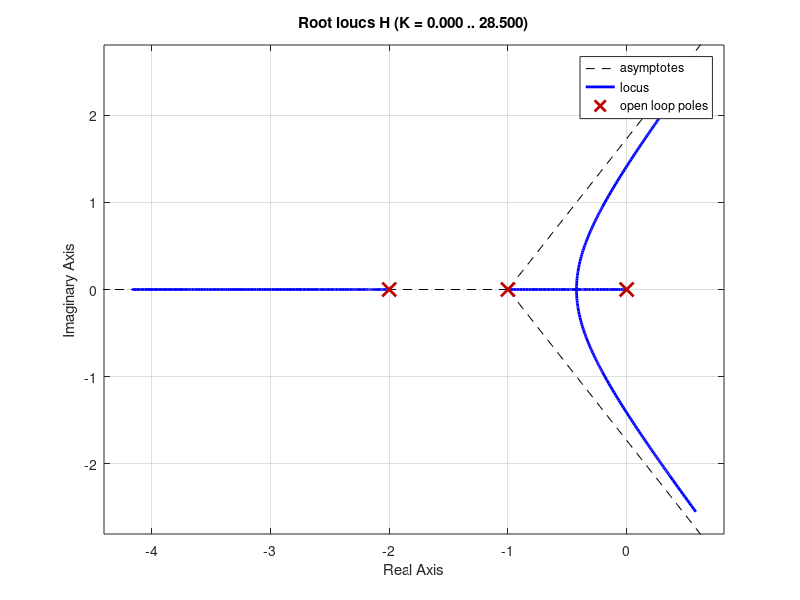

This chart was generated by the following MATLAB code:
%% Ex1
H = tf(1, [1, 1])
rlocus(H)

%% Ex2

H = tf([1, -2], [1, 3])
rlocus(H)

%% Ex3

H = tf([1, 2],conv([1,-1],[1,4]))
rlocus(H)

%% Ex4

H = tf([1, 5],conv([1,-1],[1, 4]))
rlocus(H)

%% Ex5

roots([1,-1,1])
H = tf([1, -1, 1],conv([1,4,3],[1,4]))
rlocus(H)

%% ex1

H = tf(conv([1,2],[1,3]),[1,1,0])
rlocus(H)

%% ex2

H = tf(conv([1,1],[1,2]), [1,1,1])
rlocus(H)

%% ex3

H = tf(1,conv([1,1,0],[1,2]))
rlocus(H)
